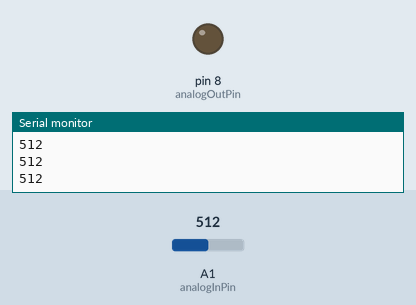
The sketch below on a simulated Arduino Uno, built with avr-gcc and run on an emulated ATmega328P. Parts: output pins drawn as LEDs (lit = HIGH), the last lines printed to the serial monitor. The test bench sets the inputs (shaded band); at power-on: A1 (analogInPin) = 512.

Above: at 1.2 s.
1.3 s: A1 (analogInPin) set to 530
At 2.3 s:
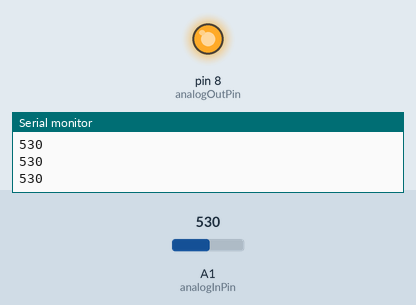
2.8 s: A1 (analogInPin) set to 511
At 3.3 s:
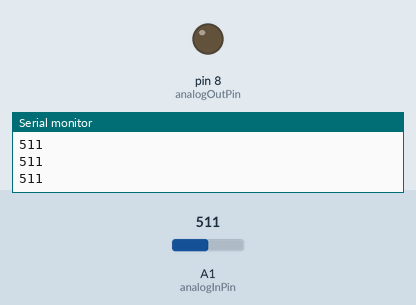
4.3 s: A1 (analogInPin) set to 716
At 4.6 s:
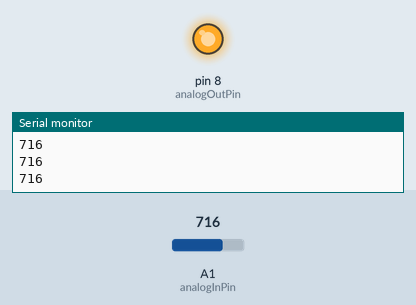
Timing chart, 0 to 7.3 s (numbered marks = the images above; inputs shaded):
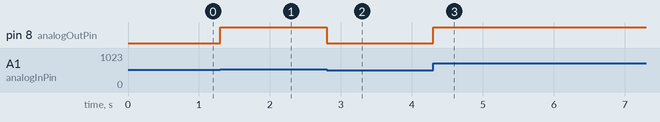

The sketch:

CombiningPhotocellWithLed.ino
```cpp
int analogInPin = A1;  // Analog input pin that the photocell is attached to--left photosensor
int analogOutPin = 8; // Analog output pin that the LED is attached to
int sensorValue = 0;        // value read from the pot
int outputValue = 0;        // value output to the PWM (analog out)
void setup() {
Serial.begin(9600);//serial monitor number
 }
void loop() {
  // read the analog in value:
  sensorValue = analogRead(analogInPin);
  // map it to the range of the analog out:
  outputValue = map(sensorValue, 0, 1023, 0, 255);
  // change the analog out value:
  analogWrite(analogOutPin, outputValue);
  // wait 2 milliseconds before the next loop for the analog-to-digital
  // converter to settle after the last reading:
 Serial.println(sensorValue);  //serial port prints the value of photoresistor
delay(2);
}
```

Measured:
- the behaviour switches between 513 and 514 on A1 (analogInPin) (found by bisection; images 0 and 1)
- after the input at 1.3 s, pin 8 (analogOutPin): LOW → HIGH at once
- after the input at 2.8 s, pin 8 (analogOutPin): HIGH → LOW at once
- after the input at 4.3 s, pin 8 (analogOutPin): LOW → HIGH at once
